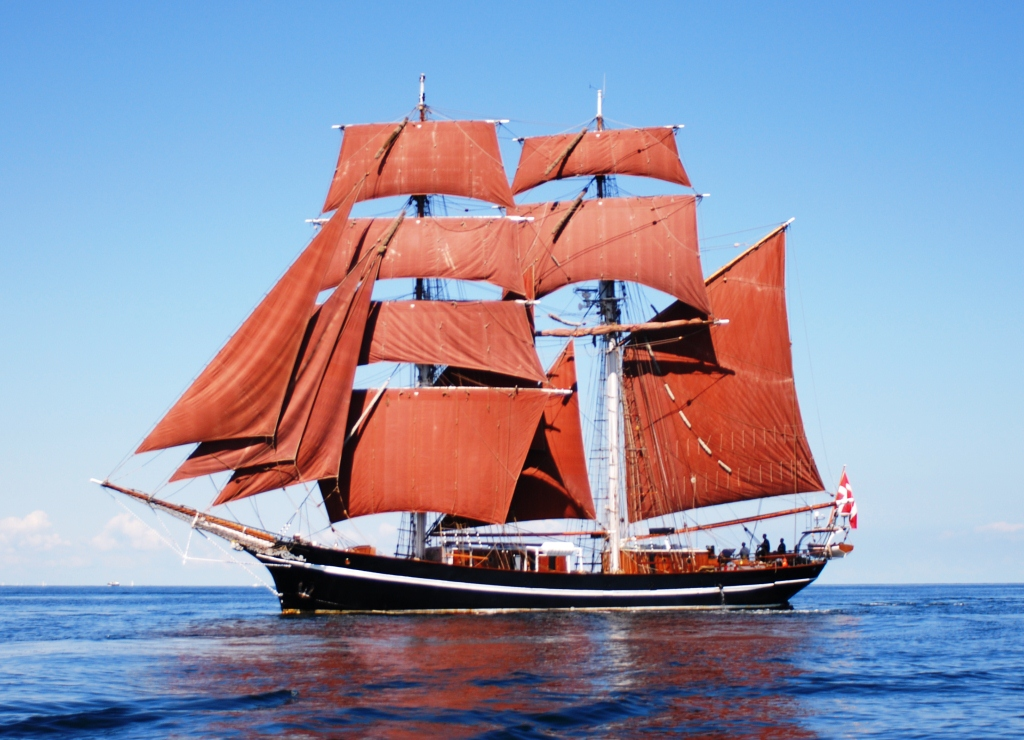
#> input picture day-07/open-cv-tutorial/image.jpg, 1024 x 740 px
$ jupyter execute --allow-errors Quick_OpenCV_Tutorial_Python.ipynb   (shell and % lines are left out)   (text cells are left out)
#> lines starting #> are read from the running program, lines starting #| are printed output that depends on the picture; after the words box and inside, x2 and y2 are one past the last pixel; in counts of white or black regions, pixels touching at a corner belong together
[cell 1]
import cv2
import numpy as np

print("OpenCV version:", cv2.__version__)

[cell 2]
import cv2

img = cv2.imread("image.jpg")
#> img is the input picture: shape (740, 1024, 3); mean B, G, R 171.8, 148.3, 145.6

if img is None:
    print("Could not find image.jpg")
else:
    print("Image shape:", img.shape)
#| Image shape: (740, 1024, 3)

    cv2.imshow("Image", img)
    cv2.waitKey(0)
    cv2.destroyAllWindows()

[cell 3]
gray = cv2.cvtColor(img, cv2.COLOR_BGR2GRAY)

cv2.imshow("Gray", gray)
cv2.waitKey(0)
cv2.destroyAllWindows()

[cell 4]
# Exact size
small = cv2.resize(img, (640, 480))

cv2.imshow("Resized", small)
cv2.waitKey(0)
cv2.destroyAllWindows()

# Proportional scaling
small2 = cv2.resize(img, None, fx=0.5, fy=0.5)
print("Original:", img.shape)
#| Original: (740, 1024, 3)
print("Scaled:", small2.shape)
#| Scaled: (370, 512, 3)

[cell 5]
crop = img[100:400, 200:600]
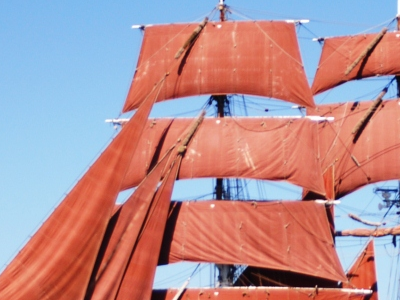
#> crop: shape (300, 400, 3); mean B, G, R 147.5, 143.3, 182.3

cv2.imshow("Crop", crop)
cv2.waitKey(0)
cv2.destroyAllWindows()

[cell 6]
cv2.imwrite("output.jpg", img)
print("Saved output.jpg")

[cell 7]
blur = cv2.GaussianBlur(img, (5, 5), 0)

cv2.imshow("Blur", blur)
cv2.waitKey(0)
cv2.destroyAllWindows()

[cell 8]
gray = cv2.cvtColor(img, cv2.COLOR_BGR2GRAY)

edges = cv2.Canny(gray, 100, 200)
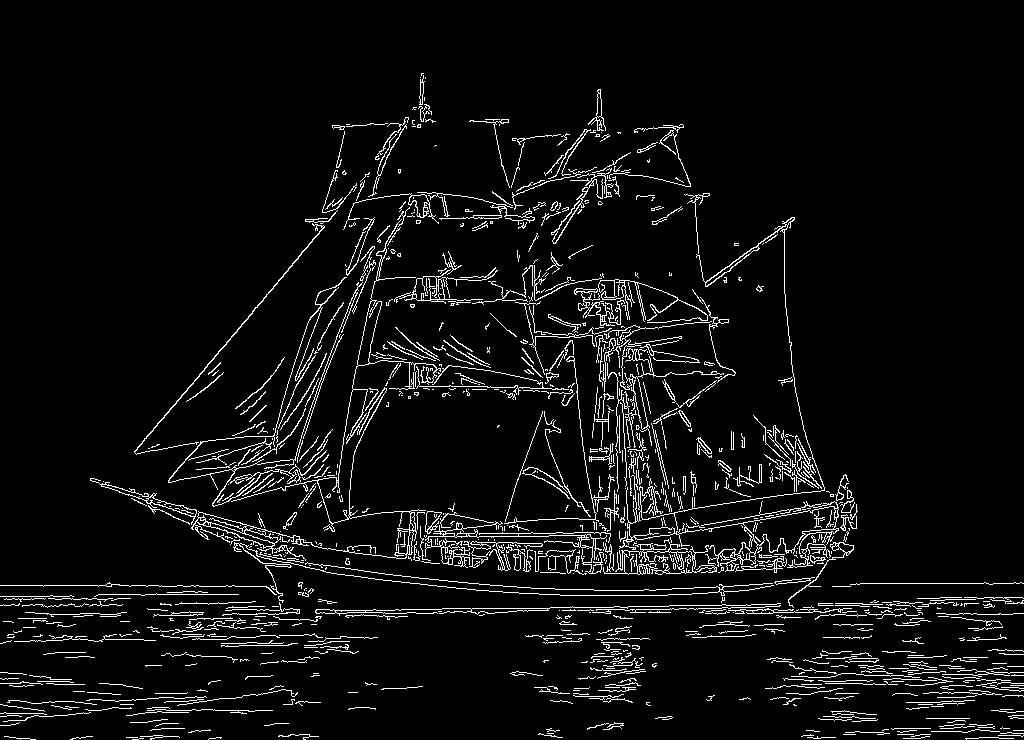
#> edges: shape (740, 1024); 5.6% white in thin lines or dots

cv2.imshow("Edges", edges)
cv2.waitKey(0)
cv2.destroyAllWindows()

[cell 9]
gray = cv2.cvtColor(img, cv2.COLOR_BGR2GRAY)

_, binary = cv2.threshold(
    gray,
    127,
    255,
    cv2.THRESH_BINARY
)
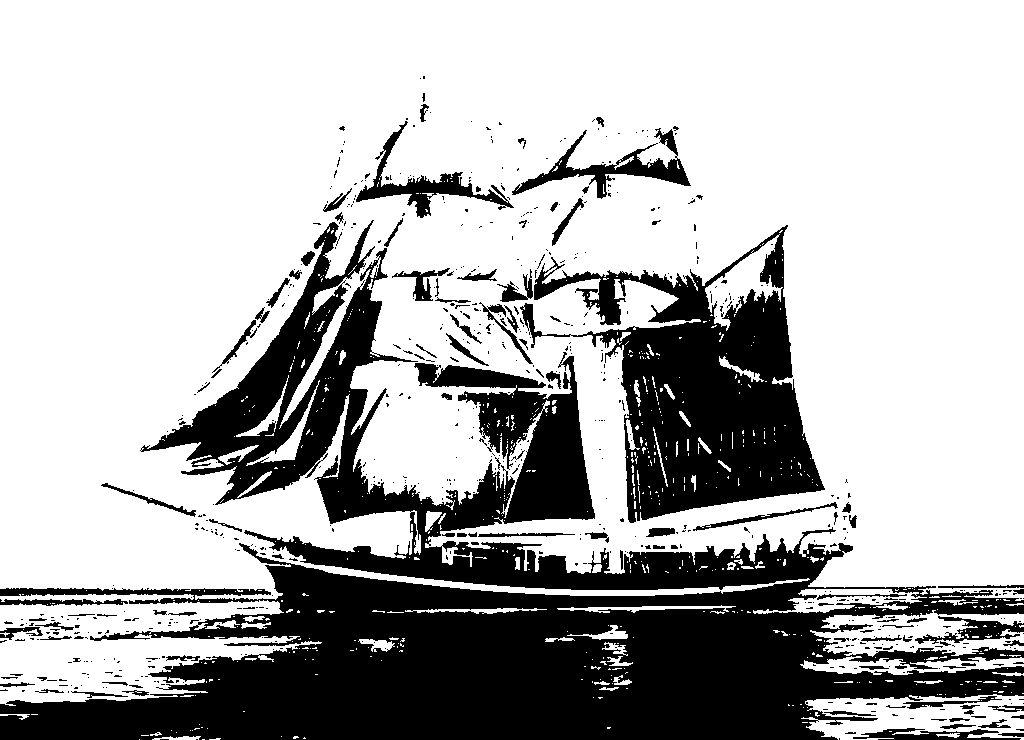
#> binary: shape (740, 1024); 70.3% white; 655 black regions (542 under 20 px)

cv2.imshow("Binary", binary)
cv2.waitKey(0)
cv2.destroyAllWindows()

[cell 10]
# Make a copy so the original image is unchanged
draw = img.copy()

# Rectangle
cv2.rectangle(draw, (100, 100), (400, 300), (0, 255, 0), 2)

# Circle
cv2.circle(draw, (300, 200), 50, (255, 0, 0), 2)

# Text
cv2.putText(
    draw,
    "Rice Grain",
    (100, 80),
    cv2.FONT_HERSHEY_SIMPLEX,
    1,
    (0, 255, 0),
    2
)

cv2.imshow("Shapes", draw)
cv2.waitKey(0)
cv2.destroyAllWindows()

[cell 11]
import cv2

cap = cv2.VideoCapture(0)

while True:
    ret, frame = cap.read()
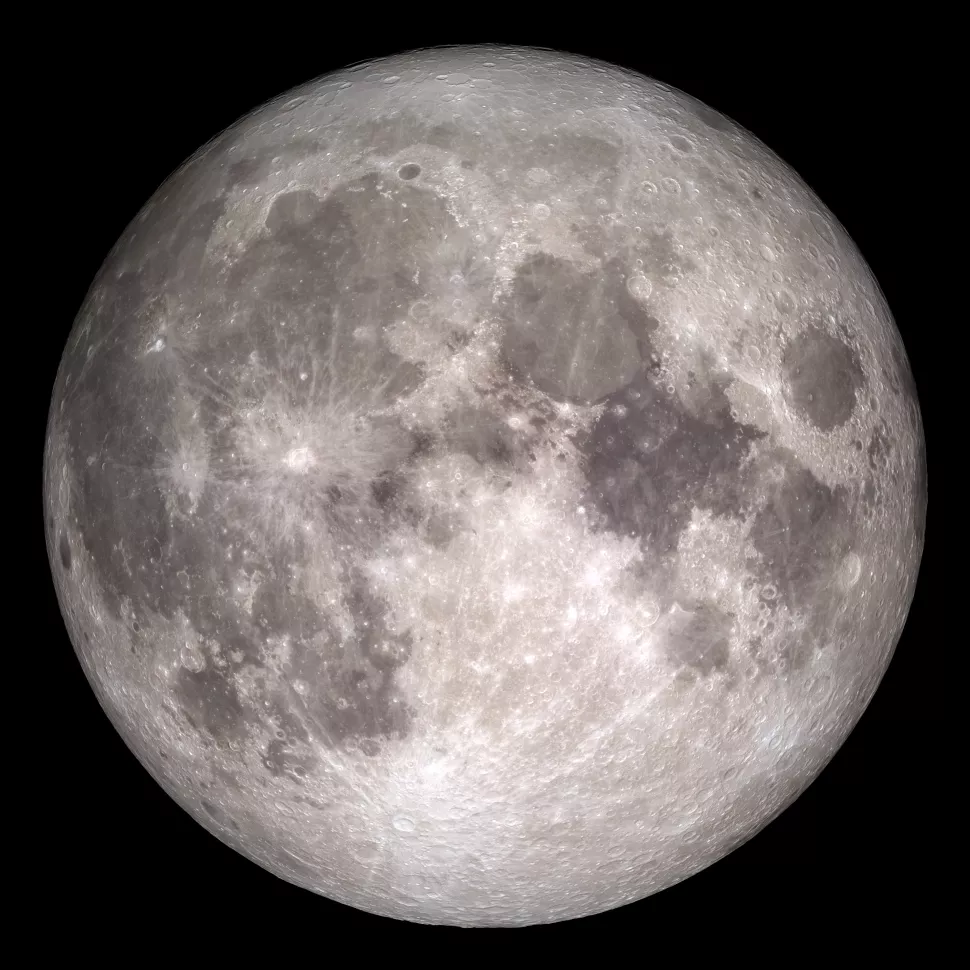
#> input picture day-07/neural-networks/convolutional-neural-networks/test.jpg, 970 x 970 px, given in place of the camera
#> frame is the input picture: shape (970, 970, 3); mean B, G, R 95.1, 96.5, 103.1

    if not ret:
        print("Could not read camera frame")
        break

    cv2.imshow("Camera", frame)

    if cv2.waitKey(1) & 0xFF == ord("q"):
#> (key q is pressed here)
        break

cap.release()
cv2.destroyAllWindows()

[cell 12]
gray = cv2.cvtColor(img, cv2.COLOR_BGR2GRAY)

_, binary = cv2.threshold(
    gray, 127, 255, cv2.THRESH_BINARY
)

contours, _ = cv2.findContours(
    binary,
    cv2.RETR_EXTERNAL,
    cv2.CHAIN_APPROX_SIMPLE
)
#> contours = 453 contours, 417 with area under 20; largest, box (x1, y1, x2, y2) and area: (0, 0, 1024, 601) 536024, (0, 594, 322, 706) 19905, (801, 694, 1024, 740) 6764, (810, 610, 1024, 657) 5253, (800, 656, 1024, 675) 1948

result = img.copy()

for contour in contours:
    x, y, w, h = cv2.boundingRect(contour)

    cv2.rectangle(
        result,
        (x, y),
        (x + w, y + h),
        (0, 255, 0),
        2
    )
#> this loop made 453 passes
#> (x, y, w, h) on passes 2, 3, 5: (139, 739, 1, 1), (209, 738, 12, 2), (293, 736, 6, 3)
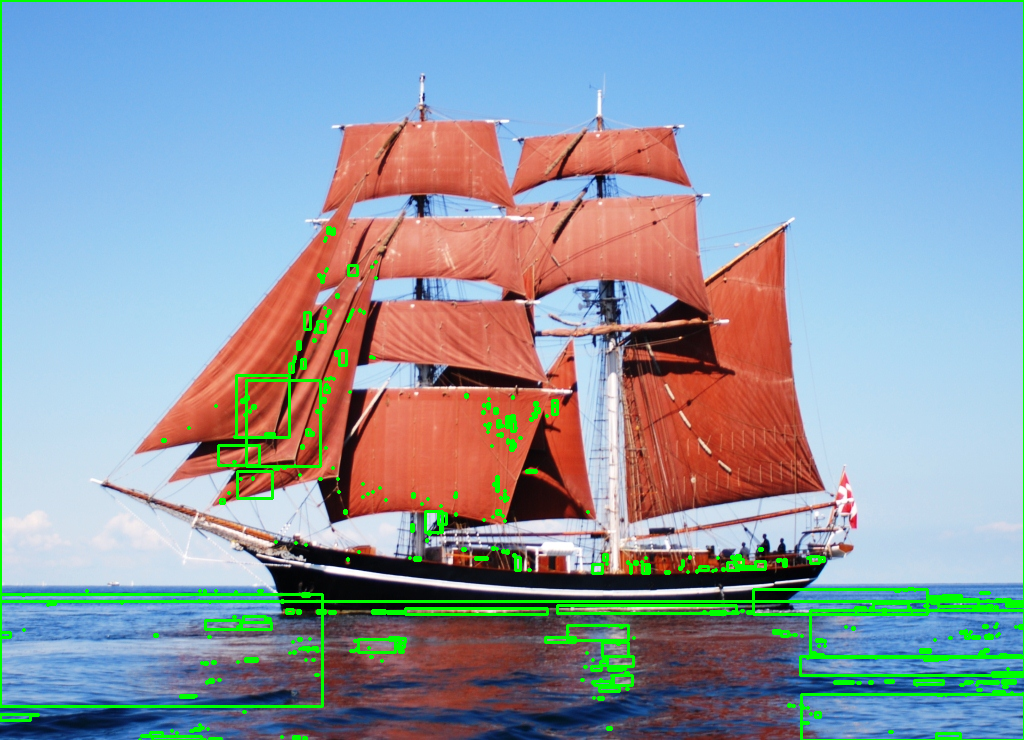
#> result: shape (740, 1024, 3); 4.2% of pixels changed, all inside (x1, y1, x2, y2) = (0, 0, 1024, 740)

cv2.imshow("Contours", result)
cv2.waitKey(0)
cv2.destroyAllWindows()

print("Number of contours:", len(contours))
#| Number of contours: 453

[cell 13]
hsv = cv2.cvtColor(img, cv2.COLOR_BGR2HSV)
#> hsv: shape (740, 1024, 3); mean H, S, V 87.6, 111.2, 200.6

lower = np.array([0, 100, 100])
upper = np.array([20, 255, 255])

mask = cv2.inRange(hsv, lower, upper)
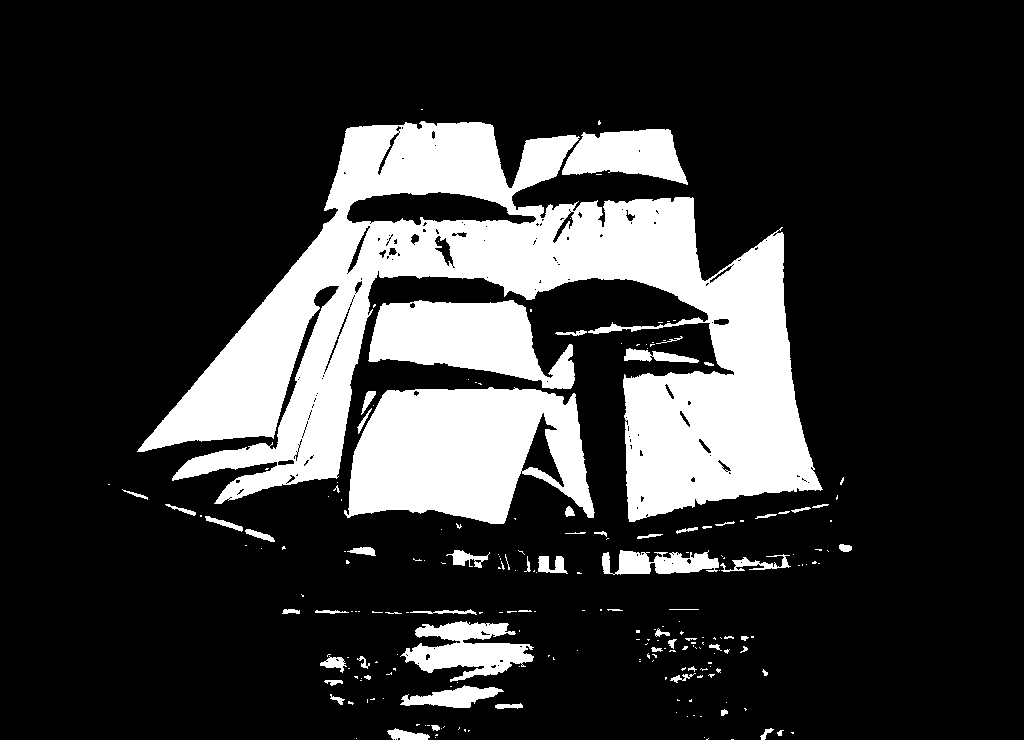
#> mask: shape (740, 1024); 20.4% white; 222 white regions (157 under 20 px), largest, box (x1, y1, x2, y2) and area: (137, 121, 823, 522) 100847, (344, 387, 595, 524) 24744, (368, 300, 575, 389) 11216

cv2.imshow("HSV Mask", mask)
cv2.waitKey(0)
cv2.destroyAllWindows()
